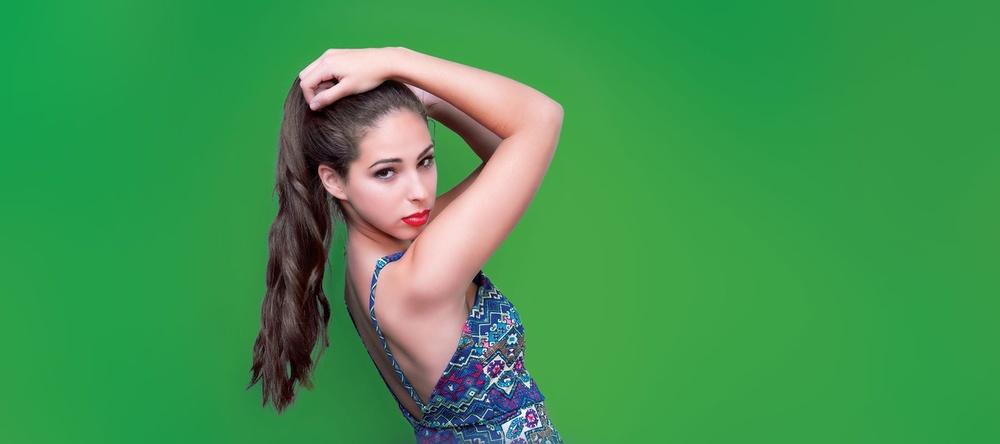
#> input picture images/green_chroma_key.jpg, 1000 x 444 px, shrunk from 1600 x 711 before the run
$ python imp_6_8_ChromakeyAdd.py
#> lines starting #> are read from the running program, lines starting #| are printed output that depends on the picture; after the words box and inside, x2 and y2 are one past the last pixel; in counts of white or black regions, pixels touching at a corner belong together
# Chroma key를 이용한 영상 합성

import cv2
import sys
import numpy as np

src = cv2.imread('images/green_chroma_key.jpg', cv2.IMREAD_COLOR)
#> src is the input picture: shape (444, 1000, 3); mean B, G, R 80.5, 148.7, 65.6
bg = cv2.imread('images/bg2.jpg', cv2.IMREAD_COLOR)
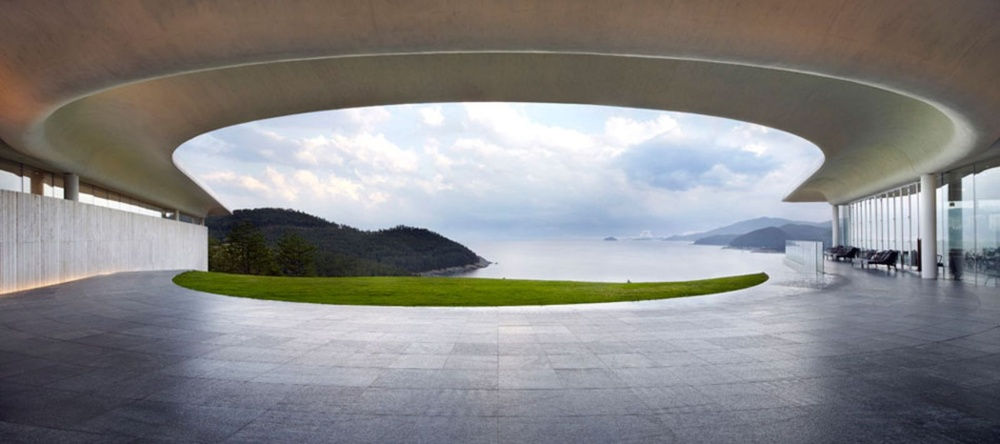
#> input picture images/bg2.jpg, 1000 x 444 px, shrunk from 1600 x 711 before the run
#> bg is the input picture: shape (444, 1000, 3); mean B, G, R 134.2, 134.1, 134.8
if src is None or  bg is  None:
    print('영상 읽기 실패')
    sys.exit()

# HSV 색 공간에서 녹색 영역을 검출
hsv = cv2.cvtColor(src, cv2.COLOR_BGR2HSV)
#> hsv: shape (444, 1000, 3); mean H, S, V 63.1, 160.1, 155.6
mask = cv2.inRange(hsv, (50, 100, 0), (80, 255, 255)) # 최솟값, 최댓값
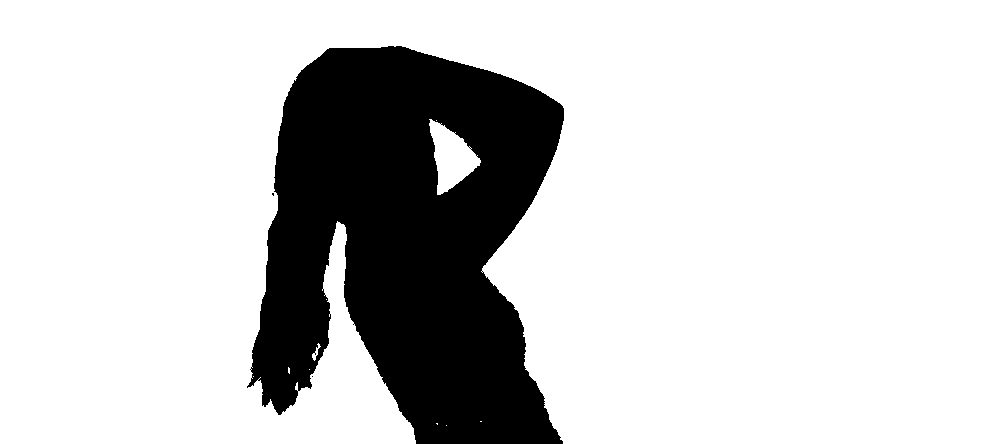
#> mask: shape (444, 1000); 80.6% white; 3 black regions (2 under 20 px), largest, box (x1, y1, x2, y2) and area: (247, 46, 564, 444) 86177
                    # hue: green(50,80), saturation: 100이상, value는 무시
# 녹색 영역에 다른 영역 배경을 합성하기
cv2.copyTo(bg, mask, src)
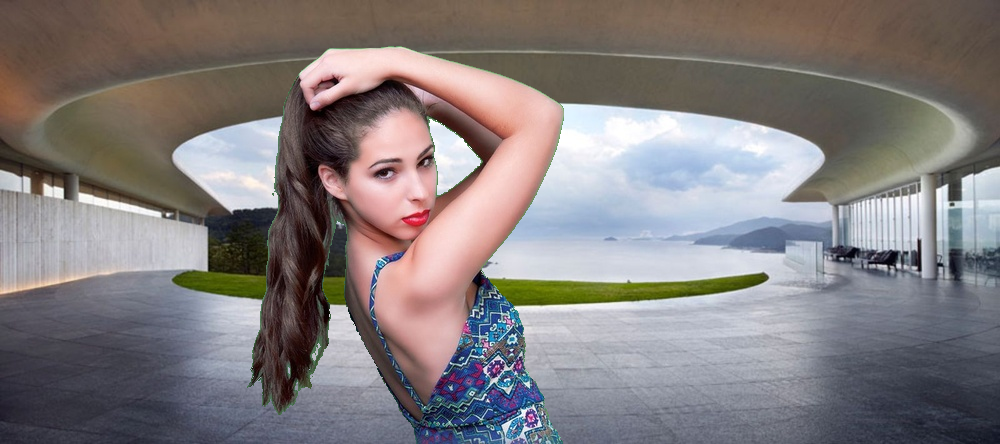
#> src: shape (444, 1000, 3); mean B, G, R 126, 125.1, 131.3

# cv2.imshow('Original', src)
cv2.imshow('mask', mask)
#cv2.imwrite('chroma_mask.jpg', mask)
cv2.imshow('Result', src)
#cv2.imwrite('chroma_res.jpg', src)
cv2.waitKey()
cv2.destroyAllWindows()
